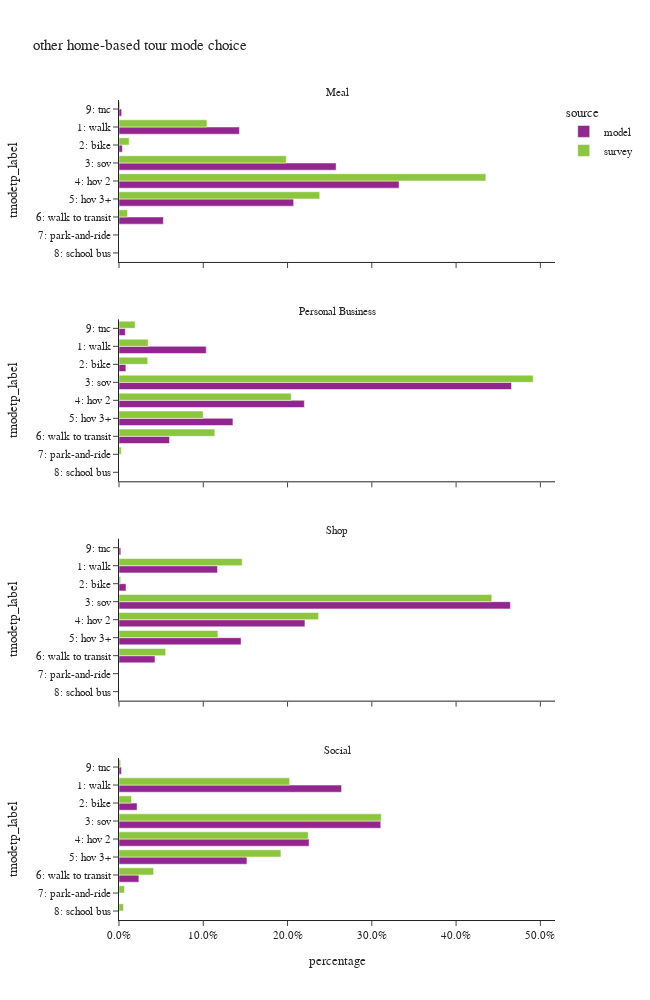

Source (notebook cell):
### Code cell
df_plot = hb_tour.groupby(['source','pdpurp_label','tmodetp_label'])['toexpfac'].sum().reset_index()
df_plot['percentage'] = df_plot.groupby(['source','pdpurp_label'], group_keys=False)['toexpfac']. \
    apply(lambda x: x / float(x.sum()))

df_plot_ct = hb_tour.groupby(['source','pdpurp_label','tmodetp_label'])['toexpfac'].count().reset_index(). \
    rename(columns={'toexpfac':'sample count'})
df_plot = df_plot.merge(df_plot_ct, on=['source','pdpurp_label','tmodetp_label'])

fig = px.bar(df_plot.sort_values(['source','tmodetp_label']),
             x="percentage", y="tmodetp_label", color="source",barmode="group",
             facet_col='pdpurp_label', facet_col_wrap=1, orientation='h',
             hover_data=['sample count'],
             category_orders={"tmodetp_label":["1: walk","2: bike","3: sov","4: hov 2","5: hov 3+","6: walk to transit",
                                               "7: park-and-ride","8: school bus","9: other–survey only"]},
             title="other home-based tour mode choice")
fig.update_layout(height=1000, width=650)
fig.for_each_annotation(lambda a: a.update(text = a.text.split("=")[-1]))
fig.for_each_xaxis(lambda a: a.update(tickformat = ".1%"))
fig.show()

### Figure 1 — Plotly figure (JSON) as saved in the notebook; plotly's stock layout.template omitted (floating-point values rounded to 4 significant figures)
{"data": [{"alignmentgroup": "True", "customdata": [[46454], [1295], [83750], [108016], [67368], [17116], [1038]], "hovertemplate": "source=model<br>pdpurp_label=Meal<br>percentage=%{x}<br>tmodetp_label=%{y}<br>sample count=%{customdata[0]}<extra></extra>", "legendgroup": "model", "marker": {"color": "#91268F", "pattern": {"shape": ""}}, "name": "model", "offsetgroup": "model", "orientation": "h", "showlegend": true, "textposition": "auto", "type": "bar", "x": [0.1429, 0.003984, 0.2577, 0.3323, 0.2073, 0.05266, 0.003193], "xaxis": "x4", "y": ["1: walk", "2: bike", "3: sov", "4: hov 2", "5: hov 3+", "6: walk to transit", "9: tnc"], "yaxis": "y4"}, {"alignmentgroup": "True", "customdata": [[40622], [3191], [182738], [86298], [53049], [23526], [2928]], "hovertemplate": "source=model<br>pdpurp_label=Personal Business<br>percentage=%{x}<br>tmodetp_label=%{y}<br>sample count=%{customdata[0]}<extra></extra>", "legendgroup": "model", "marker": {"color": "#91268F", "pattern": {"shape": ""}}, "name": "model", "offsetgroup": "model", "orientation": "h", "showlegend": false, "textposition": "auto", "type": "bar", "x": [0.1035, 0.008133, 0.4658, 0.22, 0.1352, 0.05996, 0.007463], "xaxis": "x3", "y": ["1: walk", "2: bike", "3: sov", "4: hov 2", "5: hov 3+", "6: walk to transit", "9: tnc"], "yaxis": "y3"}, {"alignmentgroup": "True", "customdata": [[84056], [5966], [333994], [158649], [104163], [30684], [1567]], "hovertemplate": "source=model<br>pdpurp_label=Shop<br>percentage=%{x}<br>tmodetp_label=%{y}<br>sample count=%{customdata[0]}<extra></extra>", "legendgroup": "model", "marker": {"color": "#91268F", "pattern": {"shape": ""}}, "name": "model", "offsetgroup": "model", "orientation": "h", "showlegend": false, "textposition": "auto", "type": "bar", "x": [0.1169, 0.008297, 0.4645, 0.2206, 0.1449, 0.04267, 0.002179], "xaxis": "x2", "y": ["1: walk", "2: bike", "3: sov", "4: hov 2", "5: hov 3+", "6: walk to transit", "9: tnc"], "yaxis": "y2"}, {"alignmentgroup": "True", "customdata": [[378449], [30742], [445112], [323182], [217520], [33751], [4176]], "hovertemplate": "source=model<br>pdpurp_label=Social<br>percentage=%{x}<br>tmodetp_label=%{y}<br>sample count=%{customdata[0]}<extra></extra>", "legendgroup": "model", "marker": {"color": "#91268F", "pattern": {"shape": ""}}, "name": "model", "offsetgroup": "model", "orientation": "h", "showlegend": false, "textposition": "auto", "type": "bar", "x": [0.2641, 0.02145, 0.3106, 0.2255, 0.1518, 0.02355, 0.002914], "xaxis": "x", "y": ["1: walk", "2: bike", "3: sov", "4: hov 2", "5: hov 3+", "6: walk to transit", "9: tnc"], "yaxis": "y"}, {"alignmentgroup": "True", "customdata": [[210], [25], [205], [211], [97], [42], [3], [5]], "hovertemplate": "source=survey<br>pdpurp_label=Meal<br>percentage=%{x}<br>tmodetp_label=%{y}<br>sample count=%{customdata[0]}<extra></extra>", "legendgroup": "survey", "marker": {"color": "#8CC63E", "pattern": {"shape": ""}}, "name": "survey", "offsetgroup": "survey", "orientation": "h", "showlegend": true, "textposition": "auto", "type": "bar", "x": [0.1043, 0.01204, 0.1984, 0.4353, 0.2382, 0.01018, 0.0002443, 0.001234], "xaxis": "x4", "y": ["1: walk", "2: bike", "3: sov", "4: hov 2", "5: hov 3+", "6: walk to transit", "7: park-and-ride", "9: tnc"], "yaxis": "y4"}, {"alignmentgroup": "True", "customdata": [[90], [9], [391], [188], [63], [80], [4], [17]], "hovertemplate": "source=survey<br>pdpurp_label=Personal Business<br>percentage=%{x}<br>tmodetp_label=%{y}<br>sample count=%{customdata[0]}<extra></extra>", "legendgroup": "survey", "marker": {"color": "#8CC63E", "pattern": {"shape": ""}}, "name": "survey", "offsetgroup": "survey", "orientation": "h", "showlegend": false, "textposition": "auto", "type": "bar", "x": [0.03462, 0.03413, 0.4915, 0.2044, 0.09984, 0.1137, 0.002717, 0.01911], "xaxis": "x3", "y": ["1: walk", "2: bike", "3: sov", "4: hov 2", "5: hov 3+", "6: walk to transit", "7: park-and-ride", "9: tnc"], "yaxis": "y3"}, {"alignmentgroup": "True", "customdata": [[310], [17], [627], [316], [128], [76], [2]], "hovertemplate": "source=survey<br>pdpurp_label=Shop<br>percentage=%{x}<br>tmodetp_label=%{y}<br>sample count=%{customdata[0]}<extra></extra>", "legendgroup": "survey", "marker": {"color": "#8CC63E", "pattern": {"shape": ""}}, "name": "survey", "offsetgroup": "survey", "orientation": "h", "showlegend": false, "textposition": "auto", "type": "bar", "x": [0.1461, 0.001955, 0.4424, 0.2368, 0.1174, 0.05535, 3.372e-05], "xaxis": "x2", "y": ["1: walk", "2: bike", "3: sov", "4: hov 2", "5: hov 3+", "6: walk to transit", "8: school bus"], "yaxis": "y2"}, {"alignmentgroup": "True", "customdata": [[1107], [105], [865], [526], [367], [132], [15], [5], [12]], "hovertemplate": "source=survey<br>pdpurp_label=Social<br>percentage=%{x}<br>tmodetp_label=%{y}<br>sample count=%{customdata[0]}<extra></extra>", "legendgroup": "survey", "marker": {"color": "#8CC63E", "pattern": {"shape": ""}}, "name": "survey", "offsetgroup": "survey", "orientation": "h", "showlegend": false, "textposition": "auto", "type": "bar", "x": [0.2026, 0.01477, 0.3112, 0.2245, 0.1921, 0.04107, 0.006472, 0.005328, 0.001908], "xaxis": "x", "y": ["1: walk", "2: bike", "3: sov", "4: hov 2", "5: hov 3+", "6: walk to transit", "7: park-and-ride", "8: school bus", "9: tnc"], "yaxis": "y"}], "layout": {"annotations": [{"font": {}, "showarrow": false, "text": "Social", "x": 0.5, "xanchor": "center", "xref": "paper", "y": 0.1975, "yanchor": "bottom", "yref": "paper"}, {"font": {}, "showarrow": false, "text": "Shop", "x": 0.5, "xanchor": "center", "xref": "paper", "y": 0.465, "yanchor": "bottom", "yref": "paper"}, {"font": {}, "showarrow": false, "text": "Personal Business", "x": 0.5, "xanchor": "center", "xref": "paper", "y": 0.7325, "yanchor": "bottom", "yref": "paper"}, {"font": {}, "showarrow": false, "text": "Meal", "x": 0.5, "xanchor": "center", "xref": "paper", "y": 1.0, "yanchor": "bottom", "yref": "paper"}], "barmode": "group", "height": 1000, "legend": {"title": {"text": "source"}, "tracegroupgap": 0}, "title": {"text": "other home-based tour mode choice"}, "width": 650, "xaxis": {"anchor": "y", "domain": [0.0, 1.0], "tickformat": ".1%", "title": {"text": "percentage"}}, "xaxis2": {"anchor": "y2", "domain": [0.0, 1.0], "matches": "x", "showticklabels": false, "tickformat": ".1%"}, "xaxis3": {"anchor": "y3", "domain": [0.0, 1.0], "matches": "x", "showticklabels": false, "tickformat": ".1%"}, "xaxis4": {"anchor": "y4", "domain": [0.0, 1.0], "matches": "x", "showticklabels": false, "tickformat": ".1%"}, "yaxis": {"anchor": "x", "categoryarray": ["9: other–survey only", "8: school bus", "7: park-and-ride", "6: walk to transit", "5: hov 3+", "4: hov 2", "3: sov", "2: bike", "1: walk"], "categoryorder": "array", "domain": [0.0, 0.1975], "title": {"text": "tmodetp_label"}}, "yaxis2": {"anchor": "x2", "categoryarray": ["9: other–survey only", "8: school bus", "7: park-and-ride", "6: walk to transit", "5: hov 3+", "4: hov 2", "3: sov", "2: bike", "1: walk"], "categoryorder": "array", "domain": [0.2675, 0.465], "matches": "y", "title": {"text": "tmodetp_label"}}, "yaxis3": {"anchor": "x3", "categoryarray": ["9: other–survey only", "8: school bus", "7: park-and-ride", "6: walk to transit", "5: hov 3+", "4: hov 2", "3: sov", "2: bike", "1: walk"], "categoryorder": "array", "domain": [0.535, 0.7325], "matches": "y", "title": {"text": "tmodetp_label"}}, "yaxis4": {"anchor": "x4", "categoryarray": ["9: other–survey only", "8: school bus", "7: park-and-ride", "6: walk to transit", "5: hov 3+", "4: hov 2", "3: sov", "2: bike", "1: walk"], "categoryorder": "array", "domain": [0.8025, 1.0], "matches": "y", "title": {"text": "tmodetp_label"}}}}
